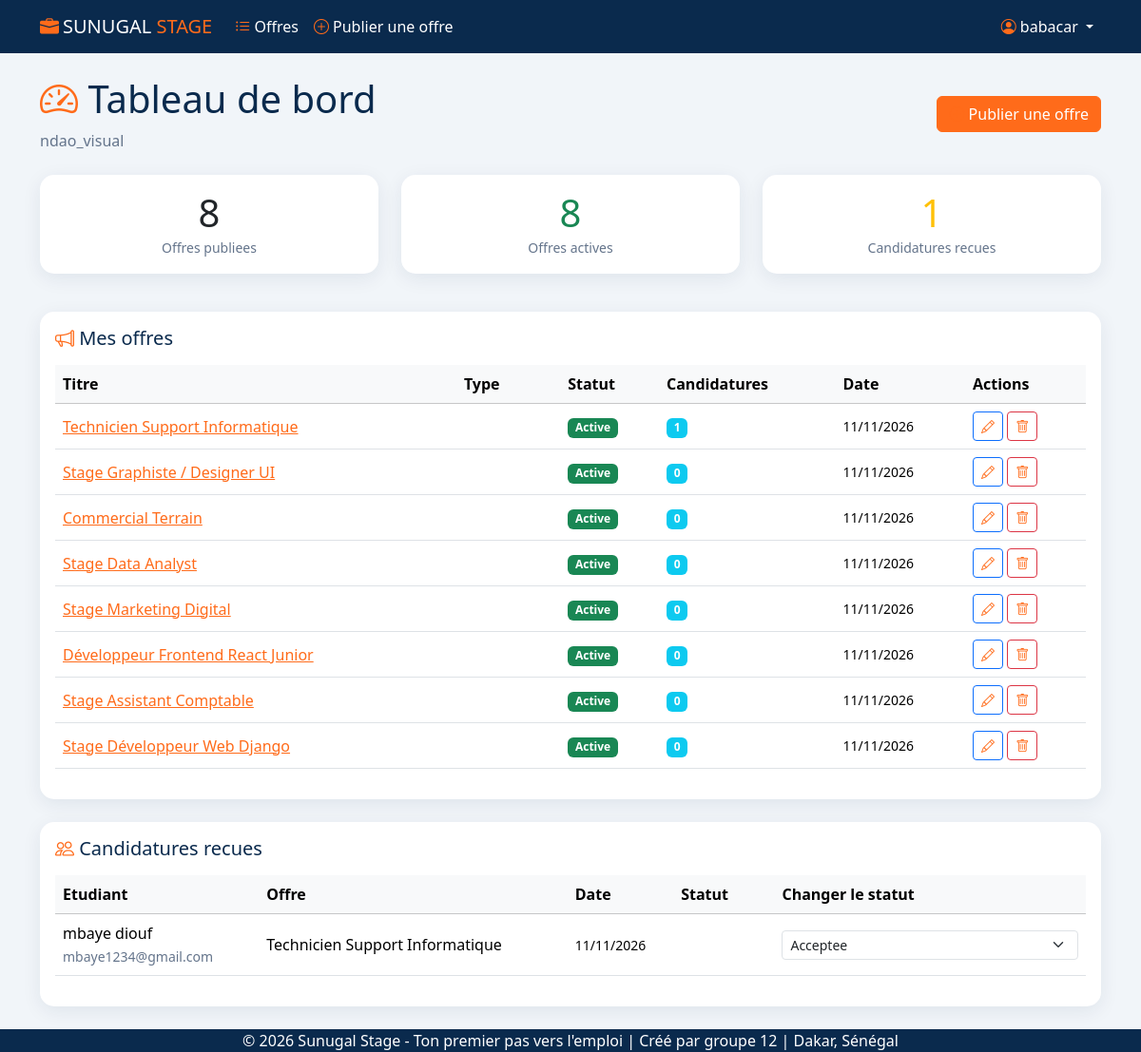
/dashboard/entreprise/ (signed in), run on the app's committed database.
### core/models.py (models this page shows, shortened)
class Utilisateur(AbstractUser):
    ROLE_ETUDIANT = "etudiant"
    ROLE_ENTREPRISE = "entreprise"
    ROLE_ADMIN = "admin"
    ROLE_CHOICES = [
        (ROLE_ETUDIANT, "Etudiant"),
        (ROLE_ENTREPRISE, "Entreprise"),
        (ROLE_ADMIN, "Administrateur"),
    ]
    email = models.EmailField("Adresse e-mail", unique=True)
    role = models.CharField(
        "Role", max_length=20, choices=ROLE_CHOICES, default=ROLE_ETUDIANT
    )
    date_inscription = models.DateTimeField("Date d'inscription", auto_now_add=True)
    EMAIL_FIELD = "email"
    REQUIRED_FIELDS = ["email"]
    class Meta:
        verbose_name = "Utilisateur"
        verbose_name_plural = "Utilisateurs"
        ordering = ["-date_inscription"]
    def as_entreprise(self):
        try:
            return self.entreprise
        except Entreprise.DoesNotExist:
            e = Entreprise(utilisateur_ptr=self)
            e.save_base(raw=True)
            return Entreprise.objects.get(pk=self.pk)

class Entreprise(Utilisateur):
    nom_entreprise = models.CharField("Nom de l'entreprise", max_length=200, blank=True)
    secteur = models.CharField("Secteur d'activite", max_length=200, blank=True)
    adresse = models.TextField("Adresse", blank=True)
    class Meta:
        verbose_name = "Entreprise"
        verbose_name_plural = "Entreprises"
    def dashboard(self):
        return self.offres.prefetch_related("candidatures").all()

class Offre(models.Model):
    TYPE_STAGE = "stage"
    TYPE_EMPLOI = "emploi"
    TYPE_CHOICES = [
        (TYPE_STAGE, "Stage"),
        (TYPE_EMPLOI, "Emploi"),
    ]
    STATUT_OUVERTE = "ouverte"
    STATUT_CLOTUREE = "cloturee"
    STATUT_CHOICES = [
        (STATUT_OUVERTE, "Ouverte"),
        (STATUT_CLOTUREE, "Cloturee"),
    ]
    titre = models.CharField("Titre", max_length=200)
    description = models.TextField("Description")
    type_offre = models.CharField("Type", max_length=10, choices=TYPE_CHOICES)
    localisation = models.CharField("Localisation", max_length=200, blank=True)
    date_limite = models.DateField("Date limite de candidature", null=True, blank=True)
    statut = models.CharField(
        "Statut", max_length=10, choices=STATUT_CHOICES, default=STATUT_OUVERTE
    )
    entreprise = models.ForeignKey(
        Entreprise, verbose_name="Entreprise", on_delete=models.CASCADE, related_name="offres"
    )
    date_publication = models.DateTimeField("Date de publication", auto_now_add=True)
    class Meta:
        verbose_name = "Offre"
        verbose_name_plural = "Offres"
        ordering = ["-date_publication"]
    @property
    def est_expiree(self):
        if self.date_limite is None:
            return False
        return timezone.now().date() > self.date_limite
    def is_active(self):
        return self.statut == self.STATUT_OUVERTE and not self.est_expiree
    def nombre_candidatures(self):
        return self.candidatures.count()

class Candidature(models.Model):
    STATUT_SOUMISE = "soumise"
    STATUT_EN_COURS = "en_cours"
    STATUT_ACCEPTEE = "acceptee"
    STATUT_REFUSEE = "refusee"
    STATUT_CHOICES = [
        (STATUT_SOUMISE, "Soumise"),
        (STATUT_EN_COURS, "En cours de traitement"),
        (STATUT_ACCEPTEE, "Acceptee"),
        (STATUT_REFUSEE, "Refusee"),
    ]
    etudiant = models.ForeignKey(
        Etudiant, verbose_name="Etudiant", on_delete=models.CASCADE, related_name="candidatures"
    )
    offre = models.ForeignKey(
        Offre, verbose_name="Offre", on_delete=models.CASCADE, related_name="candidatures"
    )
    date_candidature = models.DateTimeField("Date de candidature", auto_now_add=True)
    statut = models.CharField(
        "Statut", max_length=20, choices=STATUT_CHOICES, default=STATUT_SOUMISE
    )
    lettre_motivation = models.TextField("Lettre de motivation", blank=True)
    class Meta:
        verbose_name = "Candidature"
        verbose_name_plural = "Candidatures"
        unique_together = ("etudiant", "offre")
        ordering = ["-date_candidature"]

### core/views.py (the view)
# urls.py: path("dashboard/entreprise/", views.DashboardEntrepriseView.as_view(), name="dashboard_entreprise"),
@method_decorator(entreprise_required, name="dispatch")
class DashboardEntrepriseView(LoginRequiredMixin, TemplateView):
    template_name = "core/dashboard_entreprise.html"
    def get_context_data(self, **kwargs):
        context = super().get_context_data(**kwargs)
        entreprise = self.request.user.as_entreprise()
        context["offres"] = entreprise.dashboard()
        context["toutes_candidatures"] = (
            Candidature.objects.filter(offre__entreprise=entreprise)
            .select_related("etudiant", "offre")
            .order_by("-date_candidature")
        )
        context["entreprise"] = entreprise
        return context

### core/templatetags/dash_filters.py (called while the page is built)
@register.filter
def filter_active(offres):
    return [o for o in offres if o.is_active()]

### core/views.py (called while the page is built)
def role_required(*roles):
    def decorator(view_func):
        @login_required
        def _wrapped(request, *args, **kwargs):
            if request.user.role not in roles:
                messages.error(request, "Vous n'avez pas l'autorisation d'acceder a cette page.")
                return HttpResponseRedirect(request.user.get_dashboard_url())
            return view_func(request, *args, **kwargs)
        return _wrapped
    return decorator

def entreprise_required(view_func):
    return role_required(Utilisateur.ROLE_ENTREPRISE)(view_func)

### core/templates/core/dashboard_entreprise.html (shortened to what this page needs)
{% extends "core/base.html" %}
{% load dash_filters %}
{% block content %}
<div class="container py-4">
    <div class="d-flex justify-content-between align-items-center mb-4">
        <div>
            <h1><i class="bi bi-speedometer2 text-primary"></i> Tableau de bord</h1>
            <p class="text-muted mb-0">{{ entreprise.nom_entreprise|default:entreprise.username }}{% if entreprise.secteur %} &middot; {{ entreprise.secteur }}{% endif %}</p>
        </div>
        <a href="{% url 'core:offre_create' %}" class="btn btn-primary"><i class="bi bi-plus-circle"></i> Publier une offre</a>
    </div>
    <div class="row mb-4">
        <div class="col-md-4 mb-3"><div class="card text-center"><div class="card-body"><div class="display-6">{{ offres|length }}</div><small class="text-muted">Offres publiees</small></div></div></div>
        <div class="col-md-4 mb-3"><div class="card text-center"><div class="card-body"><div class="display-6 text-success">{{ offres|filter_active|length }}</div><small class="text-muted">Offres actives</small></div></div></div>
        <div class="col-md-4 mb-3"><div class="card text-center"><div class="card-body"><div class="display-6 text-warning">{{ toutes_candidatures|length }}</div><small class="text-muted">Candidatures recues</small></div></div></div>
    </div>
    <div class="card mb-4">
        <div class="card-body">
            <h5 class="mb-3"><i class="bi bi-megaphone"></i> Mes offres</h5>
            {% if offres %}
                <div class="table-responsive">
                    <table class="table table-hover align-middle">
                        <thead class="table-light">
                            <tr><th>Titre</th><th>Type</th><th>Statut</th><th>Candidatures</th><th>Date</th><th>Actions</th></tr>
                        </thead>
                        <tbody>
                            {% for offre in offres %}
                                <tr>
                                    <td><a href="{% url 'core:offre_detail' offre.pk %}">{{ offre.titre }}</a></td>
                                    <td><span class="badge {% if offre.type_offre == 'stage' %}badge-type-stage{% else %}badge-type-emploi{% endif %}">{{ offre.get_type_offre_display }}</span></td>
                                    <td>
                                        {% if offre.is_active %}<span class="badge bg-success">Active</span>
                                        {% elif offre.est_expiree %}<span class="badge bg-warning text-dark">Expiree</span>
                                        {% else %}<span class="badge bg-secondary">Cloturee</span>{% endif %}
                                    </td>
                                    <td><span class="badge bg-info">{{ offre.nombre_candidatures }}</span></td>
                                    <td class="small">{{ offre.date_publication|date:"d/m/Y" }}</td>
                                    <td>
                                        <a href="{% url 'core:offre_update' offre.pk %}" class="btn btn-outline-primary btn-sm"><i class="bi bi-pencil"></i></a>
                                        <a href="{% url 'core:offre_delete' offre.pk %}" class="btn btn-outline-danger btn-sm"><i class="bi bi-trash"></i></a>
                                    </td>
                                </tr>
                            {% endfor %}
                        </tbody>
                    </table>
                </div>
            {% else %}
                <div class="text-center py-4"><i class="bi bi-inbox" style="font-size: 3rem; color: #ccc;"></i><p class="text-muted mt-2">Vous n'avez pas encore publie d'offre.</p></div>
            {% endif %}
        </div>
    </div>
    <div class="card">
        <div class="card-body">
            <h5 class="mb-3"><i class="bi bi-people"></i> Candidatures recues</h5>
            {% if toutes_candidatures %}
                <div class="table-responsive">
                    <table class="table table-hover align-middle">
                        <thead class="table-light">
                            <tr><th>Etudiant</th><th>Offre</th><th>Date</th><th>Statut</th><th>Changer le statut</th></tr>
                        </thead>
                        <tbody>
                            {% for c in toutes_candidatures %}
                                <tr>
                                    <td>{{ c.etudiant.get_full_name|default:c.etudiant.username }}<br><small class="text-muted">{{ c.etudiant.email }}</small></td>
                                    <td>{{ c.offre.titre }}</td>
                                    <td class="small">{{ c.date_candidature|date:"d/m/Y" }}</td>
                                    <td><span class="badge statut-{{ c.statut }}">{{ c.get_statut_display }}</span></td>
                                    <td>
                                        <form method="post" action="{% url 'core:changer_statut' c.pk %}" class="d-flex gap-2" style="min-width:250px;">
                                            <select name="statut" class="form-select form-select-sm" onchange="this.form.submit()">
                                                {% for value, label in c.STATUT_CHOICES %}
                                                    <option value="{{ value }}" {% if c.statut == value %}selected{% endif %}>{{ label }}</option>
                                                {% endfor %}
                                            </select>
                                        </form>
                                    </td>
                                </tr>
                            {% endfor %}
                        </tbody>
                    </table>
                </div>
            {% else %}
                <div class="text-center py-4"><i class="bi bi-inbox" style="font-size: 3rem; color: #ccc;"></i><p class="text-muted mt-2">Aucune candidature recue pour le moment.</p></div>
            {% endif %}
        </div>
    </div>
</div>
{% endblock %}

### core/templates/core/base.html (shortened to what this page needs)
<!DOCTYPE html>
<html lang="fr">
<head>
    <link href="https://cdn.jsdelivr.net/npm/bootstrap@5.3.3/dist/css/bootstrap.min.css" rel="stylesheet">
    <link href="https://cdn.jsdelivr.net/npm/bootstrap-icons@1.11.3/font/bootstrap-icons.min.css" rel="stylesheet">
</head>
<body>
    <nav class="navbar navbar-expand-lg navbar-dark" style="background-color: #1a1a2e;">
        <div class="container">
            <a class="navbar-brand" href="{% url 'core:offre_list' %}">
                <i class="bi bi-briefcase-fill me-1"></i>SUNUGAL <span style="color:#FF6B00;">STAGE</span>
            </a>
            <div class="collapse navbar-collapse" id="navMain">
                <ul class="navbar-nav me-auto">
                    <li class="nav-item">
                        <a class="nav-link" href="{% url 'core:offre_list' %}"><i class="bi bi-list-ul"></i> Offres</a>
                    </li>
                    {% if user.is_authenticated and user.role == 'entreprise' %}
                        <li class="nav-item">
                            <a class="nav-link" href="{% url 'core:offre_create' %}"><i class="bi bi-plus-circle"></i> Publier une offre</a>
                        </li>
                    {% endif %}
                </ul>
                <ul class="navbar-nav">
                    {% if user.is_authenticated %}
                        <li class="nav-item dropdown">
                            <a class="nav-link dropdown-toggle" href="#" data-bs-toggle="dropdown">
                                <i class="bi bi-person-circle"></i> {{ user.username }}
                            </a>
                        </li>
                    {% else %}
                        <li class="nav-item"><a class="nav-link" href="{% url 'core:login' %}"><i class="bi bi-box-arrow-in-right"></i> Connexion</a></li>
                        <li class="nav-item"><a class="nav-link" href="{% url 'core:register' %}"><i class="bi bi-person-plus"></i> Inscription</a></li>
                    {% endif %}
                </ul>
            </div>
        </div>
    </nav>
    <main class="flex-grow-1">
        {% block content %}{% endblock %}
    </main>
    <footer class="footer text-center">
        <div class="container">
            <p class="mb-0">© 2026 Sunugal Stage - Ton premier pas vers l'emploi | Créé par groupe 12 | Dakar, Sénégal</p>
        </div>
    </footer>
</body>
</html>

### core/templates/core/base.html (style rules this page uses)
:root { --navy: #0A2A4D; --bleu: #14406E; --orange: #FF6B1A; --orange-fonce: #E85A00; --fond: #F1F5F9; --bs-primary: #FF6B1A !important; --bs-primary-rgb: 255,107,26 !important; --bs-link-color: #FF6B1A !important; --bs-link-hover-color: #E85A00 !important; }
body { background: var(--fond) !important; font-family:'Segoe UI',sans-serif; }
.navbar, .bg-dark, header { background: var(--navy) !important; }
.navbar-brand, .nav-link { color: white !important; }
.navbar-brand span { color: var(--orange) !important; }
.btn-primary, .bg-primary, .badge.bg-primary, .alert-primary, .list-group-item.active, .page-item.active .page-link, .progress-bar, .form-check-input:checked { background-color: var(--orange) !important; border-color: var(--orange) !important; color: white !important; }
.text-primary, a { color: var(--orange) !important; }
.text-muted { color: #64748B !important; }
.card { border: none !important; border-radius: 15px !important; box-shadow: 0 5px 20px rgba(10,42,77,.08) !important; }
h1, h2, h3, h5 { color: var(--navy) !important; }
footer { background: var(--navy) !important; color: white !important; }
.bi { color: var(--orange) !important; }

### data on the page
Utilisateur: username "babacar"
Entreprise: nom_entreprise "ndao_visual"
Offre: titre "Technicien Support Informatique", statut "Active", nombre_candidatures "1", date_publication "11/11/2026"
Offre: titre "Stage Graphiste / Designer UI", statut "Active", nombre_candidatures "0", date_publication "11/11/2026"
Offre: titre "Commercial Terrain", statut "Active", nombre_candidatures "0", date_publication "11/11/2026"
Offre: titre "Stage Data Analyst", statut "Active", nombre_candidatures "0", date_publication "11/11/2026"
Offre: titre "Stage Marketing Digital", statut "Active", nombre_candidatures "0", date_publication "11/11/2026"
Offre: titre "Développeur Frontend React Junior", statut "Active", nombre_candidatures "0", date_publication "11/11/2026"
Offre: titre "Stage Assistant Comptable", statut "Active", nombre_candidatures "0", date_publication "11/11/2026"
Offre: titre "Stage Développeur Web Django", statut "Active", nombre_candidatures "0", date_publication "11/11/2026"
Candidature: etudiant.get_full_name "mbaye diouf", etudiant.email "mbaye1234@gmail.com", offre.titre "Technicien Support Informatique", date_candidature "11/11/2026", statut "Acceptee"

### other printed values
{{ offres|length }} "8"
{{ offres|filter_active|length }} "8"
{{ toutes_candidatures|length }} "1"
